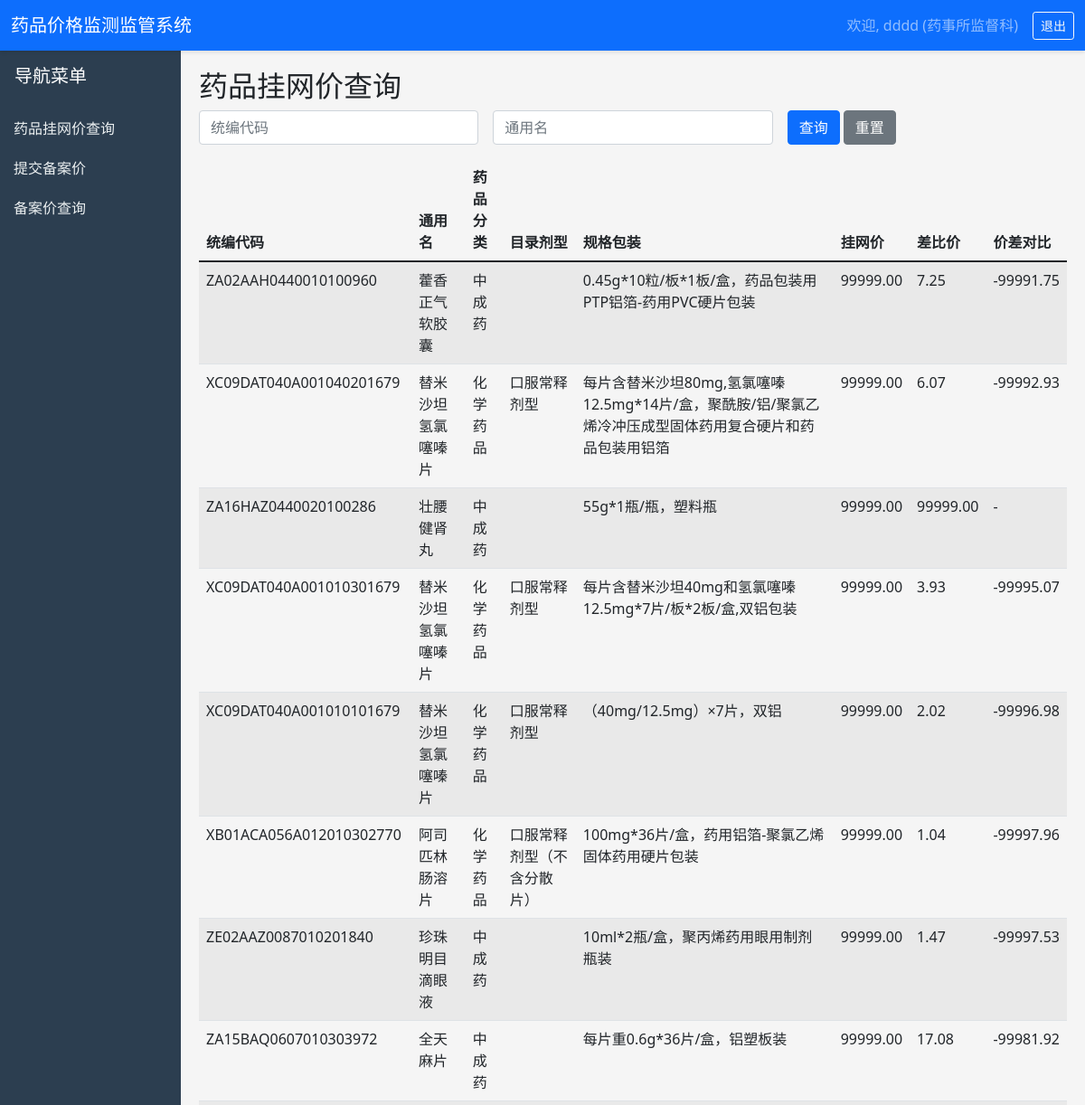
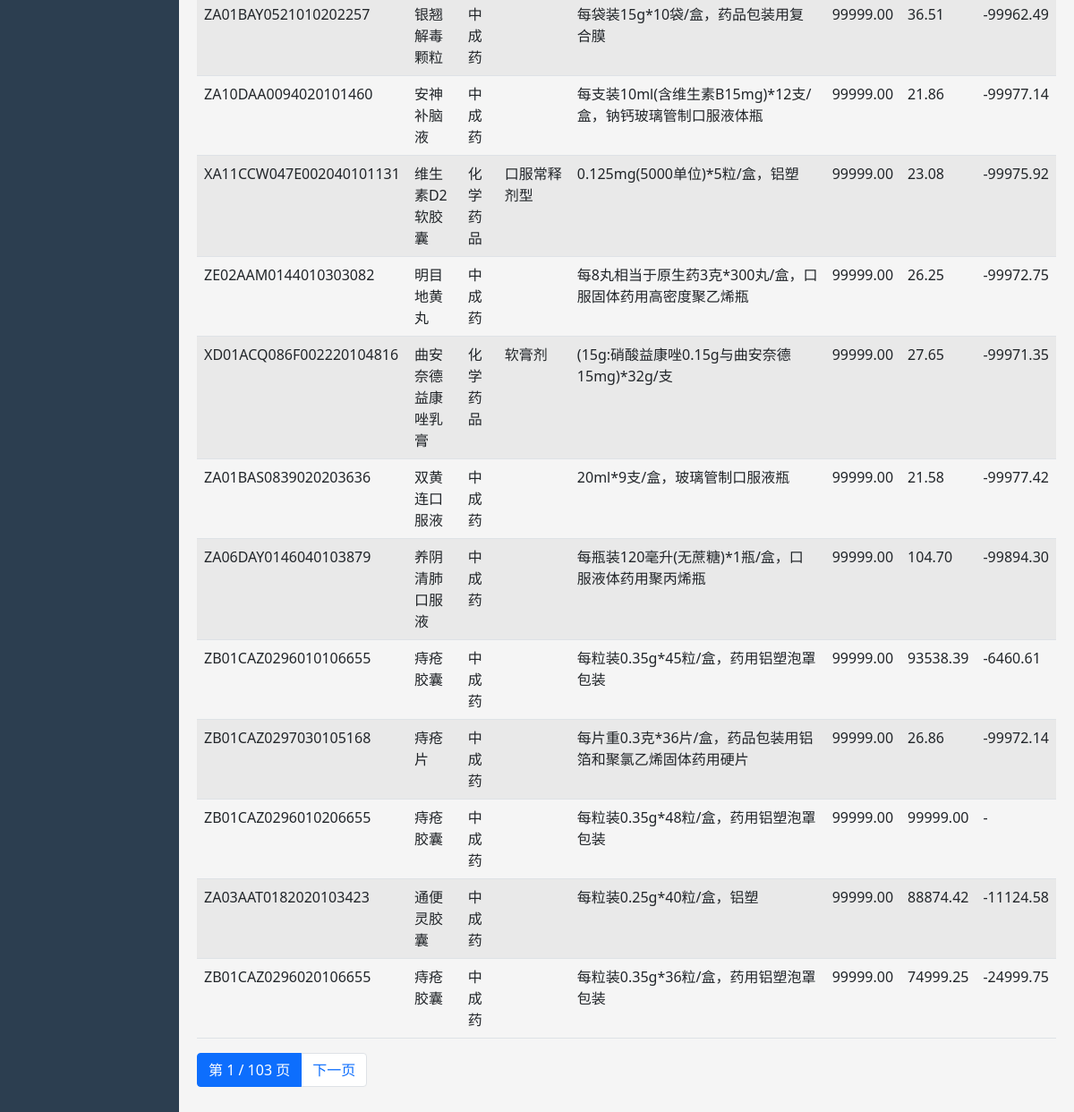
/pharmacy/drugs/ (signed in), run on the app's committed database (2 pictures, top to bottom).
### core/models.py (models this page shows, shortened)
class User(AbstractUser):
    USER_TYPE_CHOICES = [
        ('admin', '系统管理员'),
        ('supervisor', '药事所监督科'),
        ('drug_section', '药事所药品科'),
        ('pharmacy', '药店'),
        ('company', '药企'),
        ('district', '区县医保局'),
    ]
    user_type = models.CharField(max_length=20, choices=USER_TYPE_CHOICES, verbose_name='用户类型')
    phone = models.CharField(max_length=20, blank=True, verbose_name='联系电话')
    department = models.ForeignKey('Department', on_delete=models.SET_NULL, null=True, blank=True, related_name='users')
    organization = models.CharField(max_length=200, blank=True, verbose_name='所属机构')
    medical_insurance_code = models.CharField(max_length=50, blank=True, verbose_name='医保编码')
    class Meta:
        verbose_name = '用户'
        verbose_name_plural = '用户'

class Drug(models.Model):
    code = models.CharField(max_length=50, unique=True, verbose_name='统编代码')
    drug_category = models.CharField(max_length=50, choices=DrugCategory.choices, verbose_name='药品分类')
    generic_name = models.CharField(max_length=200, verbose_name='通用名')
    catalog_dosage_form = models.CharField(max_length=100, blank=True, verbose_name='目录剂型')
    description_dosage_form = models.CharField(max_length=100, blank=True, verbose_name='表述剂型')
    spec_package = models.CharField(max_length=500, blank=True, verbose_name='规格包装')
    content = models.CharField(max_length=50, blank=True, verbose_name='含量')
    content_unit = models.CharField(max_length=20, blank=True, verbose_name='含量单位')
    volume = models.CharField(max_length=50, blank=True, verbose_name='装量')
    volume_unit = models.CharField(max_length=20, blank=True, verbose_name='装量单位')
    quantity = models.CharField(max_length=50, blank=True, verbose_name='计价数量')
    quantity_unit = models.CharField(max_length=20, blank=True, verbose_name='计价数量单位')
    package_quantity = models.CharField(max_length=50, blank=True, verbose_name='包装数量')
    usage_days = models.CharField(max_length=50, blank=True, verbose_name='服用天数')
    standard_holder = models.CharField(max_length=200, blank=True, verbose_name='标化持有人')
    catalog_holder = models.CharField(max_length=300, blank=True, verbose_name='目录序号&标化持有人')
    catalog_name = models.CharField(max_length=200, blank=True, verbose_name='医保目录名')
    special_note = models.CharField(max_length=200, blank=True, verbose_name='特殊标注')
    network_price = models.DecimalField(max_digits=12, decimal_places=2, default=0, verbose_name='挂网价')
    anchor_price = models.DecimalField(max_digits=12, decimal_places=2, default=0, verbose_name='锚点价格')
    is_standard = models.BooleanField(default=False, verbose_name='是否标准品')
    standard_mark = models.CharField(max_length=100, blank=True, verbose_name='标准品标记')
    standard_price = models.DecimalField(max_digits=12, decimal_places=2, default=0, verbose_name='差比价')
    price_diff = models.DecimalField(max_digits=12, decimal_places=2, default=0, verbose_name='价差对比')
    unit_value = models.DecimalField(max_digits=20, decimal_places=6, default=0, verbose_name='单体差比值')
    class Meta:
        verbose_name = '药品'
        verbose_name_plural = '药品'

### core/views.py (the view)
# urls.py: path('pharmacy/drugs/', v.pharmacy_drug_list, name='pharmacy_drug_list'),
@login_required
def pharmacy_drug_list(request):
    drugs = Drug.objects.all()
    code = request.GET.get('code')
    generic_name = request.GET.get('generic_name')
    if code:
        drugs = drugs.filter(code__icontains=code)
    if generic_name:
        drugs = drugs.filter(generic_name__icontains=generic_name)
    paginator = Paginator(drugs, 20)
    page_number = request.GET.get('page')
    page_obj = paginator.get_page(page_number)
    return render(request, 'core/yaodian/drug_list.html', {'page_obj': page_obj})

### templates/core/yaodian/drug_list.html (shortened to what this page needs)
{% extends 'core/base.html' %}
{% block sidebar %}
<div class="p-3"><h5>导航菜单</h5></div>
<a href="{% url 'pharmacy_drug_list' %}">药品挂网价查询</a>
<a href="{% url 'pharmacy_record_submit' %}">提交备案价</a>
<a href="{% url 'pharmacy_record_list' %}">备案价查询</a>
{% endblock %}
{% block content %}
<h2>药品挂网价查询</h2>
<form method="get" class="row g-3 mb-3">
    <div class="col-md-4">
        <input type="text" name="code" class="form-control" placeholder="统编代码" value="{{ request.GET.code|default:'' }}">
    </div>
    <div class="col-md-4">
        <input type="text" name="generic_name" class="form-control" placeholder="通用名" value="{{ request.GET.generic_name|default:'' }}">
    </div>
    <div class="col-md-4">
        <button type="submit" class="btn btn-primary">查询</button>
        <a href="{% url 'pharmacy_drug_list' %}" class="btn btn-secondary">重置</a>
    </div>
</form>
<table class="table table-striped table-hover">
    <thead>
        <tr>
            <th>统编代码</th>
            <th>通用名</th>
            <th>药品分类</th>
            <th>目录剂型</th>
            <th>规格包装</th>
            <th>挂网价</th>
            <th>差比价</th>
            <th>价差对比</th>
        </tr>
    </thead>
    <tbody>
        {% for drug in page_obj %}
        <tr>
            <td>{{ drug.code }}</td>
            <td>{{ drug.generic_name }}</td>
            <td>{{ drug.drug_category }}</td>
            <td>{{ drug.catalog_dosage_form }}</td>
            <td>{{ drug.spec_package }}</td>
            <td>{{ drug.network_price }}</td>
            <td>{{ drug.standard_price|default:'-' }}</td>
            <td style="{% if drug.price_diff > 0 %}color: red; font-weight: bold;{% endif %}">
                {{ drug.price_diff|default:'-' }}
            </td>
        </tr>
        {% empty %}
        <tr><td colspan="8" class="text-center">暂无数据</td></tr>
        {% endfor %}
    </tbody>
</table>
<nav>
    <ul class="pagination">
        <li class="page-item active"><span class="page-link">第 {{ page_obj.number }} / {{ page_obj.paginator.num_pages }} 页</span></li>
        {% if page_obj.has_next %}
        <li class="page-item"><a class="page-link" href="?page={{ page_obj.next_page_number }}">下一页</a></li>
        {% endif %}
    </ul>
</nav>
{% endblock %}

### templates/core/base.html (shortened to what this page needs)
<!DOCTYPE html>
<html lang="zh-CN">
<head>
    <link href="https://cdn.jsdelivr.net/npm/bootstrap@5.1.3/dist/css/bootstrap.min.css" rel="stylesheet">
</head>
<body>
    {% if user.is_authenticated %}
    <nav class="navbar navbar-expand-lg navbar-dark bg-primary">
        <div class="container-fluid">
            <a class="navbar-brand" href="{% url 'dashboard' %}">药品价格监测监管系统</a>
            <div class="collapse navbar-collapse">
                <span class="navbar-text me-3">
                    欢迎, {{ user.username }} ({{ user.get_user_type_display }})
                </span>
                <a href="{% url 'logout' %}" class="btn btn-sm btn-outline-light">退出</a>
            </div>
        </div>
    </nav>
    <div class="container-fluid">
        <div class="row">
            <div class="col-md-2 sidebar p-0">
                {% block sidebar %}{% endblock %}
            </div>
            <div class="col-md-10 content">
                {% block content %}{% endblock %}
            </div>
        </div>
    </div>
    {% else %}
    {% block login_content %}{% endblock %}
    {% endif %}
</body>
</html>

### templates/core/base.html (style rules this page uses)
body { background-color: #f5f5f5; }
.sidebar { min-height: 100vh; background: #2c3e50; color: white; }
.sidebar a { color: #ecf0f1; text-decoration: none; padding: 10px 15px; display: block; }
.content { padding: 20px; }
.navbar { box-shadow: 0 2px 4px rgba(0,0,0,0.1); }

### data on the page
User: username "dddd", user_type "药事所监督科"
Drug: code "ZA02AAH0440010100960", generic_name "藿香正气软胶囊", drug_category "中成药", spec_package "0.45g*10粒/板*1板/盒，药品包装用PTP铝箔-药用PVC硬片包装", network_price "99999.00", standard_price "7.25", price_diff "-99991.75"
Drug: code "XC09DAT040A001040201679", generic_name "替米沙坦氢氯噻嗪片", drug_category "化学药品", catalog_dosage_form "口服常释剂型", spec_package "每片含替米沙坦80mg,氢氯噻嗪12.5mg*14片/盒，聚酰胺/铝/聚氯乙烯冷冲压成型固体药用复合硬片和药品包装用铝箔", network_price "99999.00", standard_price "6.07", price_diff "-99992.93"
Drug: code "ZA16HAZ0440020100286", generic_name "壮腰健肾丸", drug_category "中成药", spec_package "55g*1瓶/瓶，塑料瓶", network_price "99999.00", standard_price "99999.00", price_diff "-"
Drug: code "XC09DAT040A001010301679", generic_name "替米沙坦氢氯噻嗪片", drug_category "化学药品", catalog_dosage_form "口服常释剂型", spec_package "每片含替米沙坦40mg和氢氯噻嗪12.5mg*7片/板*2板/盒,双铝包装", network_price "99999.00", standard_price "3.93", price_diff "-99995.07"
Drug: code "XC09DAT040A001010101679", generic_name "替米沙坦氢氯噻嗪片", drug_category "化学药品", catalog_dosage_form "口服常释剂型", spec_package "（40mg/12.5mg）×7片，双铝", network_price "99999.00", standard_price "2.02", price_diff "-99996.98"
Drug: code "XB01ACA056A012010302770", generic_name "阿司匹林肠溶片", drug_category "化学药品", catalog_dosage_form "口服常释剂型（不含分散片）", spec_package "100mg*36片/盒，药用铝箔-聚氯乙烯固体药用硬片包装", network_price "99999.00", standard_price "1.04", price_diff "-99997.96"
Drug: code "ZE02AAZ0087010201840", generic_name "珍珠明目滴眼液", drug_category "中成药", spec_package "10ml*2瓶/盒，聚丙烯药用眼用制剂瓶装", network_price "99999.00", standard_price "1.47", price_diff "-99997.53"
Drug: code "ZA15BAQ0607010303972", generic_name "全天麻片", drug_category "中成药", spec_package "每片重0.6g*36片/盒，铝塑板装", network_price "99999.00", standard_price "17.08", price_diff "-99981.92"
Drug: code "ZA01BAY0521010202257", generic_name "银翘解毒颗粒", drug_category "中成药", spec_package "每袋装15g*10袋/盒，药品包装用复合膜", network_price "99999.00", standard_price "36.51", price_diff "-99962.49"
Drug: code "ZA10DAA0094020101460", generic_name "安神补脑液", drug_category "中成药", spec_package "每支装10ml(含维生素B15mg)*12支/盒，钠钙玻璃管制口服液体瓶", network_price "99999.00", standard_price "21.86", price_diff "-99977.14"
Drug: code "XA11CCW047E002040101131", generic_name "维生素D2软胶囊", drug_category "化学药品", catalog_dosage_form "口服常释剂型", spec_package "0.125mg(5000单位)*5粒/盒，铝塑", network_price "99999.00", standard_price "23.08", price_diff "-99975.92"
Drug: code "ZE02AAM0144010303082", generic_name "明目地黄丸", drug_category "中成药", spec_package "每8丸相当于原生药3克*300丸/盒，口服固体药用高密度聚乙烯瓶", network_price "99999.00", standard_price "26.25", price_diff "-99972.75"
Drug: code "XD01ACQ086F002220104816", generic_name "曲安奈德益康唑乳膏", drug_category "化学药品", catalog_dosage_form "软膏剂", spec_package "(15g:硝酸益康唑0.15g与曲安奈德15mg)*32g/支", network_price "99999.00", standard_price "27.65", price_diff "-99971.35"
Drug: code "ZA01BAS0839020203636", generic_name "双黄连口服液", drug_category "中成药", spec_package "20ml*9支/盒，玻璃管制口服液瓶", network_price "99999.00", standard_price "21.58", price_diff "-99977.42"
Drug: code "ZA06DAY0146040103879", generic_name "养阴清肺口服液", drug_category "中成药", spec_package "每瓶装120毫升(无蔗糖)*1瓶/盒，口服液体药用聚丙烯瓶", network_price "99999.00", standard_price "104.70", price_diff "-99894.30"
Drug: code "ZB01CAZ0296010106655", generic_name "痔疮胶囊", drug_category "中成药", spec_package "每粒装0.35g*45粒/盒，药用铝塑泡罩包装", network_price "99999.00", standard_price "93538.39", price_diff "-6460.61"
Drug: code "ZB01CAZ0297030105168", generic_name "痔疮片", drug_category "中成药", spec_package "每片重0.3克*36片/盒，药品包装用铝箔和聚氯乙烯固体药用硬片", network_price "99999.00", standard_price "26.86", price_diff "-99972.14"
Drug: code "ZB01CAZ0296010206655", generic_name "痔疮胶囊", drug_category "中成药", spec_package "每粒装0.35g*48粒/盒，药用铝塑泡罩包装", network_price "99999.00", standard_price "99999.00", price_diff "-"
Drug: code "ZA03AAT0182020103423", generic_name "通便灵胶囊", drug_category "中成药", spec_package "每粒装0.25g*40粒/盒，铝塑", network_price "99999.00", standard_price "88874.42", price_diff "-11124.58"
Drug: code "ZB01CAZ0296020106655", generic_name "痔疮胶囊", drug_category "中成药", spec_package "每粒装0.35g*36粒/盒，药用铝塑泡罩包装", network_price "99999.00", standard_price "74999.25", price_diff "-24999.75"

### other printed values
{{ page_obj.number }} "1"
{{ page_obj.paginator.num_pages }} "103"
